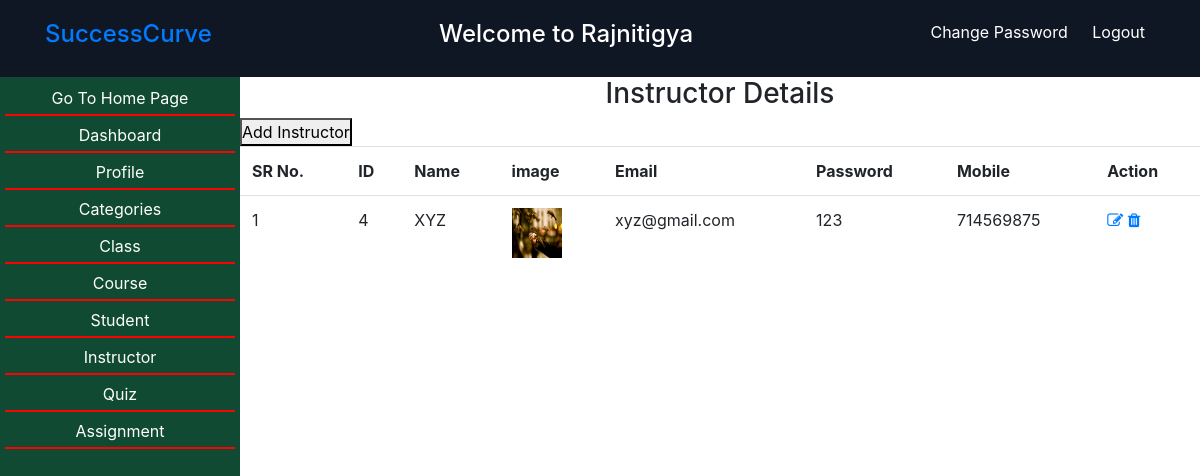
Screenshot of /inc/instructor.php (signed in) with the database file from the repository.
### tables this page shows
CREATE TABLE `instructor` (
  `ins_id` int(20) NOT NULL,
  `name` varchar(30) NOT NULL,
  `email` varchar(30) NOT NULL,
  `password` varchar(30) NOT NULL,
  `mobile` varchar(10) NOT NULL,
  `ins_img` varchar(30) NOT NULL
);

### inc/instructor.php (the view, shortened to what this page needs)
<?php
if(strlen($_SESSION['username'])==0)
{
header('location:../index.php');
}
else{
?>
<?php
$username=$_SESSION['username'];
?>
<!doctype html>
<html lang="en">
  <head>
<link rel="stylesheet" type="text/css" href="../css/admin.css">
<link rel="stylesheet" href="https://cdnjs.cloudflare.com/ajax/libs/font-awesome/4.7.0/css/font-awesome.min.css">
    <link rel="stylesheet" href="https://maxcdn.bootstrapcdn.com/bootstrap/4.0.0/css/bootstrap.min.css">
  </head>
  <body>
<div class="header sticky-top">
      <div class=" welcome container">
          <div >
            <h4><a href="../index.php">SuccessCurve</a></h4>
          </div>
          <div >
            <h4>Welcome to <?php echo $username; ?></h4>
          </div>
          <div class="logoutChangepswd">
            <a href="#">Change Password</a>
            <a href="../admin_logout.php">Logout</a>
           </div>
      </div>
    </div>
    <?php include("../admin_sidebar.php"); ?>
      <div class="rightside">
              <div >
  		<h3>Instructor Details</h3>
  		<button  onclick="cat_form()" >Add Instructor</button>
  	</div>
  	<div>
  		<table cellspacing="0" class="table   table-responsive-md">
		<tr>
			<th scope="col">SR No.</th>
			<th scope="col">ID</th>
			<th scope="col"> Name</th>
			<th scope="col">image</th>
			<th scope="col">Email</th>
      <th scope="col">Password</th>
      <th scope="col">Mobile</th>
			<th scope="col">Action</th>
		</tr>
<?php
  include("../db.php");
   $get_cat=$con->prepare("select * from instructor");
  $get_cat->setFetchMode(PDO:: FETCH_ASSOC);
  $get_cat->execute();
  $i=1;
  while($row=$get_cat->Fetch()):
    echo"<tr>
            <td>".$i++."</td>
            <td>".$row['ins_id']."</td>
            <td>".$row['name']."</td>
            <td><img src='../image/".$row['ins_img']." 'height='50' width='50'/></td>
            <td>".$row['email']."</td>
            <td>".$row['password']."</td>
            <td>".$row['mobile']."</td>
            <td>
                <a  title='Edit' href='instructor.php?edit_class=".$row['ins_id']."'><i class='fa fa-pencil-square-o' aria-hidden='true'></i></a>
                <a title='Delete' href='instructor.php?del_class=".$row['ins_id']."'><i class='fa fa-trash' aria-hidden='true'></i></a>
            </td>
       </tr>";
  endwhile;
    ?>
  </table>
    </div>
      </div>
  </body>
</html>
<?php }?>

### css/admin.css (style rules this page uses)
* { margin: 0px; padding: 0px; box-sizing: border-box; }
.header { color:#ffffff; background:#101724; position: sticky-top; }
.welcome { display: flex; padding: 20px; justify-content: space-between; }
.logoutChangepswd a { margin:5px 10px; text-decoration: none; color: #ffffff; }
.rightside { width:80%; position: relative; left:20%; }

### inc/instructor.php (style rules this page uses)
h3 { text-align: center; }

### rows the page displays
instructor: ins_id "4", name "XYZ", ins_img (picture), email "xyz@gmail.com", password "123", mobile "714569875"

### other values shown
$username "Rajnitigya"
